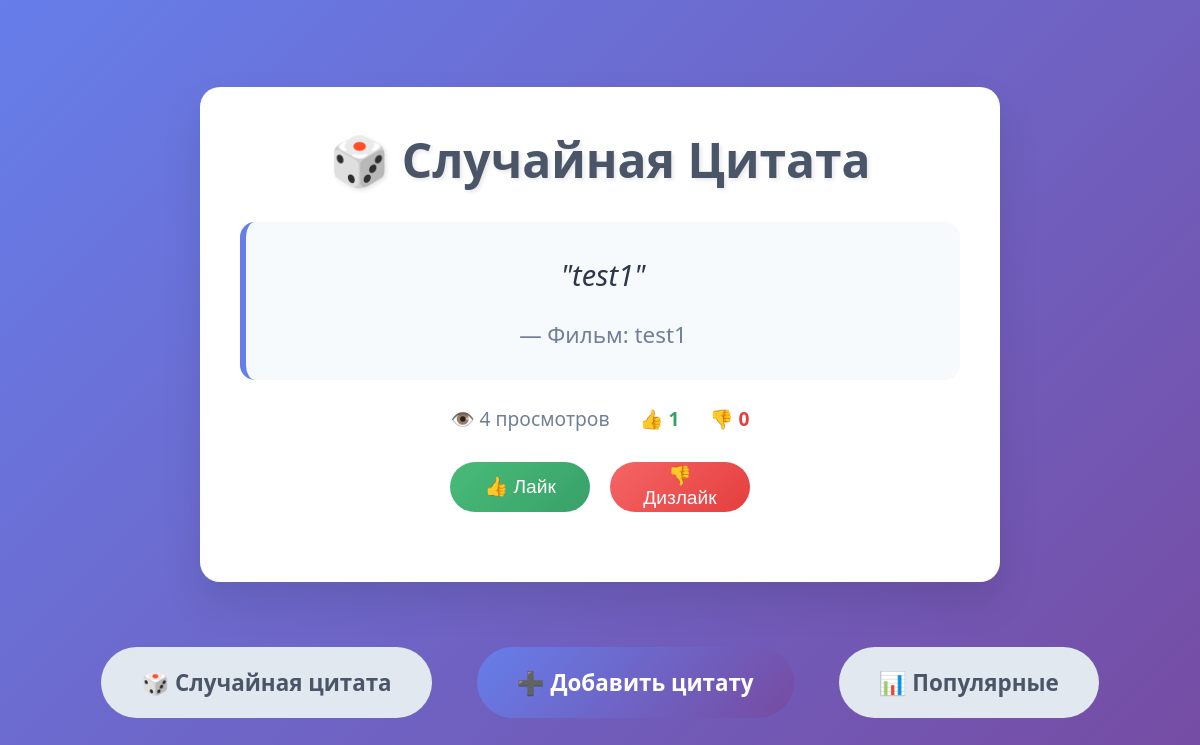
The page / on the database its author committed.
### quotes/models.py (models this page shows, shortened)
class Quote(models.Model):
    text = models.TextField(unique=True)
    source = models.ForeignKey(Source, on_delete=models.CASCADE)
    weight = models.IntegerField(default=1)
    views = models.IntegerField(default=0)
    likes = models.IntegerField(default=0)
    dislikes = models.IntegerField(default=0)
    created_at = models.DateTimeField(auto_now_add=True)
    def clean(self):
        if not self.source_id:
            raise ValidationError('Источник обязателен для цитаты')
        if Quote.objects.filter(source=self.source).exclude(id=self.id).count() >= 3:
            raise ValidationError('У одного источника не может быть больше 3 цитат')
    def save(self, *args, **kwargs):
        self.clean()
        super().save(*args, **kwargs)

class Source(models.Model):
    name = models.CharField(max_length=200, unique=True)
    type_choices = [
        ('MOV', 'Фильм'),
        ('BOOK', 'Книга'),
        ('SONG', 'Песня'),
        ('OTHER', 'Другое'),
    ]
    type = models.CharField(max_length=5, choices=type_choices)
    def __str__(self):
        return f"{self.get_type_display()}: {self.name}"

### quotes/views.py (the view)
# urls.py: path('', views.random_quote, name='random_quote'),
def random_quote(request):
    quote = get_random_quote()
    if quote:
        quote.views += 1
        quote.save()
        session_key = str(request.session.session_key)
        if not session_key:
            request.session.save()
            session_key = str(request.session.session_key)
        user_votes = request.session.get('user_votes', {})
        current_vote = user_votes.get(str(quote.id))
        return render(request, 'quotes/random_quote.html', {
            'quote': quote,
            'user_has_liked': current_vote == 'like',
            'user_has_disliked': current_vote == 'dislike'
        })
    else:
        return render(request, 'quotes/random_quote.html', {'quote': None})

### quotes/views.py (called while the page is built)
def get_random_quote(exclude_id=None):
    if not Quote.objects.exists():
        return None
    quotes_query = Quote.objects.all()
    if exclude_id:
        quotes_query = quotes_query.exclude(id=exclude_id)
    if not quotes_query.exists():
        return None
    total_weight = quotes_query.aggregate(total=Sum('weight'))['total'] or 0
    if total_weight == 0:
        quotes = list(quotes_query)
        return random.choice(quotes) if quotes else None
    random_index = random.randint(0, total_weight - 1)
    current = 0
    for quote in quotes_query:
        current += quote.weight
        if current > random_index:
            return quote
    return None

### quotes/templates/quotes/random_quote.html (shortened to what this page needs)
{% extends 'quotes/base.html' %}
{% block content %}
<h1>🎲 Случайная Цитата</h1>
{% if quote %}
    <div class="quote-container">
        <p class="quote-text">"{{ quote.text }}"</p>
        <p class="quote-source">— {{ quote.source }}</p>
    </div>
    <div class="stats">
        <span>👁️ {{ quote.views }} просмотров</span>
        <span class="likes-count">👍 {{ quote.likes }}</span>
        <span class="dislikes-count">👎 {{ quote.dislikes }}</span>
    </div>
    <div class="rating-buttons-container">
        <button id="like-btn" class="rating-btn like-btn"
                onclick="rateQuote('like', {{ quote.id }})"
                {% if user_has_liked %}disabled{% endif %}>
            👍 Лайк
        </button>
        <button id="dislike-btn" class="rating-btn dislike-btn"
                onclick="rateQuote('dislike', {{ quote.id }})"
                {% if user_has_disliked %}disabled{% endif %}>
            👎 Дизлайк
        </button>
    </div>
{% endif %}
{% endblock %}

### quotes/templates/quotes/base.html (style rules this page uses)
* { margin: 0; padding: 0; box-sizing: border-box; }
body { font-family: 'Segoe UI', Tahoma, Geneva, Verdana, sans-serif; background: linear-gradient(135deg, #667eea 0%, #764ba2 100%); min-height: 100vh; padding: 20px; display: flex; flex-direction: column; align-items: center; justify-content: center; color: #333; }
h1 { font-size: 3rem; margin-bottom: 30px; color: #4a5568; text-shadow: 2px 2px 4px rgba(0, 0, 0, 0.1); }
.quote-container { background: #f7fafc; border-radius: 15px; padding: 30px; margin: 25px 0; border-left: 6px solid #667eea; }
.quote-text { font-size: 1.8rem; line-height: 1.6; color: #2d3748; margin-bottom: 20px; font-style: italic; }
.quote-source { font-size: 1.4rem; color: #718096; font-weight: 500; }
.stats { display: flex; justify-content: center; gap: 30px; margin: 20px 0; font-size: 1.2rem; color: #718096; }
.rating-buttons-container { display: flex; justify-content: center; gap: 20px; margin: 25px 0; min-height: 60px; align-items: center; }
.rating-btn { padding: 15px 25px; font-size: 1.2rem; border-radius: 50px; border: none; cursor: pointer; transition: all 0.3s ease; width: 140px; height: 50px; display: flex; align-items: center; justify-content: center; gap: 8px; flex-shrink: 0; }
.like-btn { background: linear-gradient(135deg, #48bb78 0%, #38a169 100%); color: white; }
.dislike-btn { background: linear-gradient(135deg, #f56565 0%, #e53e3e 100%); color: white; }
.likes-count { color: #38a169; font-weight: 600; }
.dislikes-count { color: #e53e3e; font-weight: 600; }

### rows shown on the page
Quote: text "test1", source "Фильм: test1", views "4", likes "1", dislikes "0"
